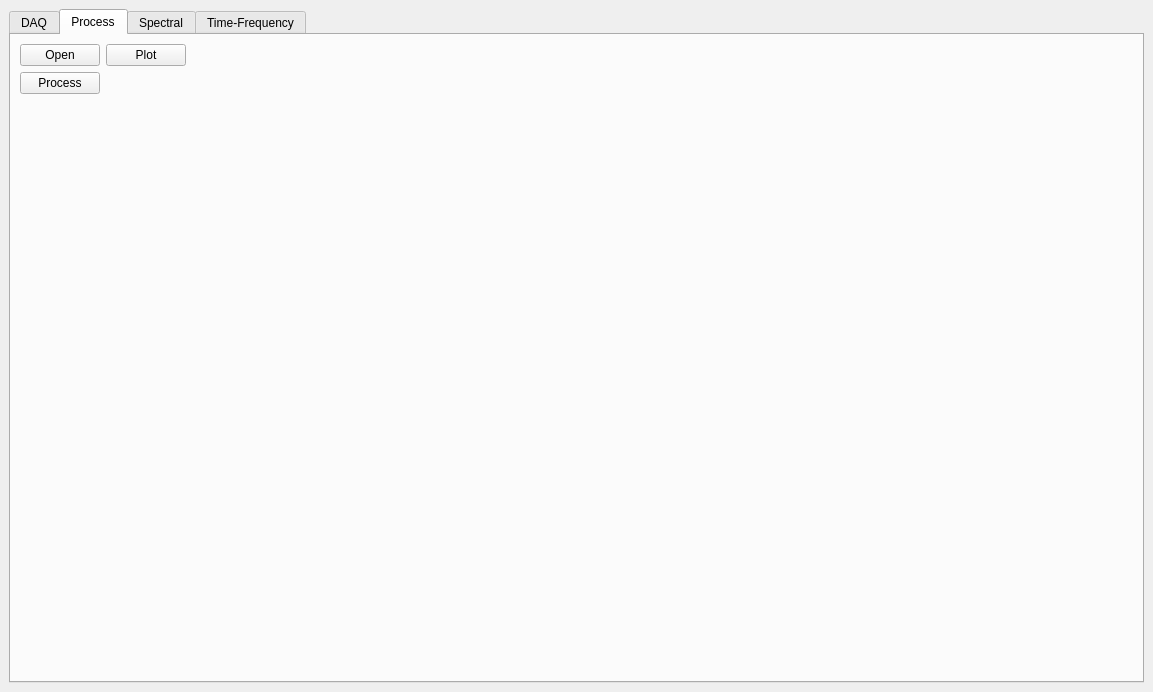
<?xml version="1.0" encoding="UTF-8"?>
<ui version="4.0">
 <class>MainWindow</class>
 <widget class="QMainWindow" name="MainWindow">
  <property name="geometry">
   <rect>
    <x>0</x>
    <y>0</y>
    <width>1153</width>
    <height>692</height>
   </rect>
  </property>
  <property name="sizePolicy">
   <sizepolicy hsizetype="Expanding" vsizetype="Expanding">
    <horstretch>1</horstretch>
    <verstretch>1</verstretch>
   </sizepolicy>
  </property>
  <property name="maximumSize">
   <size>
    <width>2500</width>
    <height>2000</height>
   </size>
  </property>
  <property name="baseSize">
   <size>
    <width>700</width>
    <height>450</height>
   </size>
  </property>
  <property name="windowTitle">
   <string>DATANOG</string>
  </property>
  <widget class="QWidget" name="centralwidget">
   <property name="sizePolicy">
    <sizepolicy hsizetype="Expanding" vsizetype="Expanding">
     <horstretch>1</horstretch>
     <verstretch>1</verstretch>
    </sizepolicy>
   </property>
   <layout class="QGridLayout" name="gridLayout_3">
    <item row="1" column="0">
     <widget class="QTabWidget" name="tabWidget">
      <property name="sizePolicy">
       <sizepolicy hsizetype="Expanding" vsizetype="Expanding">
        <horstretch>1</horstretch>
        <verstretch>1</verstretch>
       </sizepolicy>
      </property>
      <property name="currentIndex">
       <number>1</number>
      </property>
      <widget class="QWidget" name="tab_1">
       <attribute name="title">
        <string>DAQ</string>
       </attribute>
       <layout class="QGridLayout" name="gridLayout">
        <item row="0" column="5">
         <widget class="QPushButton" name="calibutton">
          <property name="font">
           <font>
            <pointsize>15</pointsize>
           </font>
          </property>
          <property name="text">
           <string>Calibrate</string>
          </property>
         </widget>
        </item>
        <item row="0" column="0" rowspan="5">
         <widget class="QPushButton" name="pushButton_4">
          <property name="font">
           <font>
            <pointsize>20</pointsize>
           </font>
          </property>
          <property name="text">
           <string>Init Devs</string>
          </property>
         </widget>
        </item>
        <item row="5" column="5">
         <widget class="QLabel" name="label">
          <property name="sizePolicy">
           <sizepolicy hsizetype="Expanding" vsizetype="Expanding">
            <horstretch>1</horstretch>
            <verstretch>1</verstretch>
           </sizepolicy>
          </property>
          <property name="font">
           <font>
            <pointsize>60</pointsize>
           </font>
          </property>
          <property name="text">
           <string>0</string>
          </property>
         </widget>
        </item>
        <item row="5" column="3" colspan="2">
         <widget class="QLabel" name="label_2">
          <property name="sizePolicy">
           <sizepolicy hsizetype="Expanding" vsizetype="Expanding">
            <horstretch>1</horstretch>
            <verstretch>1</verstretch>
           </sizepolicy>
          </property>
          <property name="font">
           <font>
            <pointsize>60</pointsize>
           </font>
          </property>
          <property name="text">
           <string>Duration: </string>
          </property>
         </widget>
        </item>
        <item row="8" column="3" colspan="3">
         <widget class="QSlider" name="horizontalSlider">
          <property name="sizePolicy">
           <sizepolicy hsizetype="Expanding" vsizetype="Expanding">
            <horstretch>1</horstretch>
            <verstretch>1</verstretch>
           </sizepolicy>
          </property>
          <property name="minimumSize">
           <size>
            <width>100</width>
            <height>55</height>
           </size>
          </property>
          <property name="sizeIncrement">
           <size>
            <width>0</width>
            <height>0</height>
           </size>
          </property>
          <property name="baseSize">
           <size>
            <width>10</width>
            <height>10</height>
           </size>
          </property>
          <property name="font">
           <font>
            <pointsize>30</pointsize>
           </font>
          </property>
          <property name="cursor">
           <cursorShape>PointingHandCursor</cursorShape>
          </property>
          <property name="maximum">
           <number>120</number>
          </property>
          <property name="pageStep">
           <number>5</number>
          </property>
          <property name="sliderPosition">
           <number>0</number>
          </property>
          <property name="orientation">
           <enum>Qt::Horizontal</enum>
          </property>
          <property name="invertedAppearance">
           <bool>false</bool>
          </property>
          <property name="tickPosition">
           <enum>QSlider::TicksBothSides</enum>
          </property>
          <property name="tickInterval">
           <number>5</number>
          </property>
         </widget>
        </item>
        <item row="0" column="4">
         <widget class="QPushButton" name="linkSensor">
          <property name="font">
           <font>
            <pointsize>15</pointsize>
           </font>
          </property>
          <property name="text">
           <string>Link</string>
          </property>
         </widget>
        </item>
        <item row="8" column="0">
         <widget class="QPushButton" name="stopbutton">
          <property name="enabled">
           <bool>true</bool>
          </property>
          <property name="sizePolicy">
           <sizepolicy hsizetype="Expanding" vsizetype="Expanding">
            <horstretch>1</horstretch>
            <verstretch>1</verstretch>
           </sizepolicy>
          </property>
          <property name="font">
           <font>
            <pointsize>40</pointsize>
           </font>
          </property>
          <property name="text">
           <string>Stop</string>
          </property>
          <property name="checkable">
           <bool>false</bool>
          </property>
         </widget>
        </item>
        <item row="5" column="0">
         <widget class="QPushButton" name="startbutton">
          <property name="sizePolicy">
           <sizepolicy hsizetype="Expanding" vsizetype="Expanding">
            <horstretch>1</horstretch>
            <verstretch>1</verstretch>
           </sizepolicy>
          </property>
          <property name="font">
           <font>
            <pointsize>40</pointsize>
           </font>
          </property>
          <property name="toolTip">
           <string>'Start collecting data'</string>
          </property>
          <property name="autoFillBackground">
           <bool>false</bool>
          </property>
          <property name="text">
           <string>Start</string>
          </property>
         </widget>
        </item>
        <item row="0" column="3">
         <widget class="QComboBox" name="comboBox"/>
        </item>
       </layout>
      </widget>
      <widget class="QWidget" name="tab_2">
       <attribute name="title">
        <string>Process</string>
       </attribute>
       <layout class="QGridLayout" name="gridLayout_2">
        <item row="0" column="0">
         <widget class="QPushButton" name="openbttn">
          <property name="text">
           <string>Open</string>
          </property>
         </widget>
        </item>
        <item row="1" column="1" rowspan="2">
         <layout class="QVBoxLayout" name="plotLayout">
          <item>
           <spacer name="verticalSpacer">
            <property name="orientation">
             <enum>Qt::Vertical</enum>
            </property>
            <property name="sizeHint" stdset="0">
             <size>
              <width>20</width>
              <height>40</height>
             </size>
            </property>
           </spacer>
          </item>
         </layout>
        </item>
        <item row="1" column="0" rowspan="2">
         <layout class="QVBoxLayout" name="dataLayout">
          <item>
           <widget class="QPushButton" name="processbttn">
            <property name="text">
             <string>Process</string>
            </property>
           </widget>
          </item>
          <item>
           <spacer name="verticalSpacer_2">
            <property name="orientation">
             <enum>Qt::Vertical</enum>
            </property>
            <property name="sizeHint" stdset="0">
             <size>
              <width>20</width>
              <height>40</height>
             </size>
            </property>
           </spacer>
          </item>
         </layout>
        </item>
        <item row="0" column="1">
         <layout class="QHBoxLayout" name="horizontalLayout">
          <item>
           <widget class="QPushButton" name="plotbttn">
            <property name="text">
             <string>Plot</string>
            </property>
           </widget>
          </item>
          <item>
           <spacer name="horizontalSpacer">
            <property name="orientation">
             <enum>Qt::Horizontal</enum>
            </property>
            <property name="sizeHint" stdset="0">
             <size>
              <width>40</width>
              <height>20</height>
             </size>
            </property>
           </spacer>
          </item>
         </layout>
        </item>
       </layout>
      </widget>
      <widget class="QWidget" name="tab">
       <attribute name="title">
        <string>Spectral</string>
       </attribute>
       <layout class="QGridLayout" name="gridLayout_4"/>
      </widget>
      <widget class="QWidget" name="tab_3">
       <attribute name="title">
        <string>Time-Frequency</string>
       </attribute>
      </widget>
     </widget>
    </item>
   </layout>
  </widget>
 </widget>
 <resources/>
 <connections>
  <connection>
   <sender>horizontalSlider</sender>
   <signal>valueChanged(int)</signal>
   <receiver>label</receiver>
   <slot>setNum(int)</slot>
   <hints>
    <hint type="sourcelabel">
     <x>679</x>
     <y>399</y>
    </hint>
    <hint type="destinationlabel">
     <x>1132</x>
     <y>294</y>
    </hint>
   </hints>
  </connection>
 </connections>
</ui>
